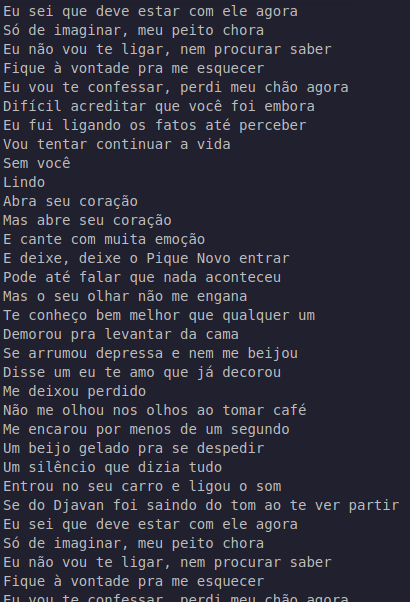
#> input picture src/imageProcessing/opencv/ocr/imgs/teste3.png, 410 x 602 px
$ python main.py
#> lines starting #> are read from the running program, lines starting #| are printed output that depends on the picture
import cv2 as cv
import pytesseract as tess

tess.pytesseract.tesseract_cmd = '/usr/bin/tesseract'
# pytesseract.pytesseract.tesseract_cmd = 'C:\\Program Files\\Tesseract-OCR\\tesseract.exe'

img = cv.imread("./imgs/teste3.png")
#> img is the input picture: shape (602, 410, 3); mean B, G, R 57.3, 44.4, 45.3
gray = cv.cvtColor(img, cv.COLOR_BGR2GRAY)
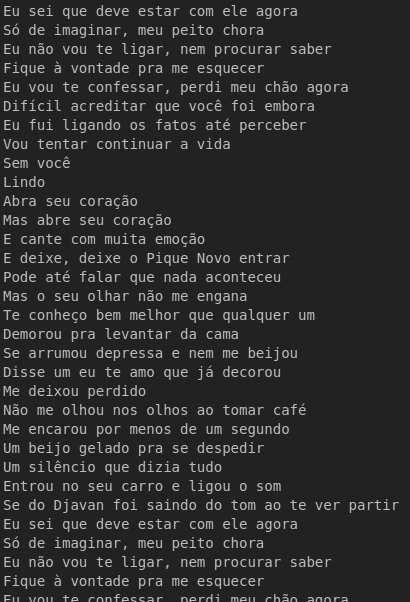
#> gray: shape (602, 410); min 33, max 189, mean 46.2
ret, binary = cv.threshold(gray, 0, 255, cv.THRESH_OTSU | cv.THRESH_BINARY_INV)
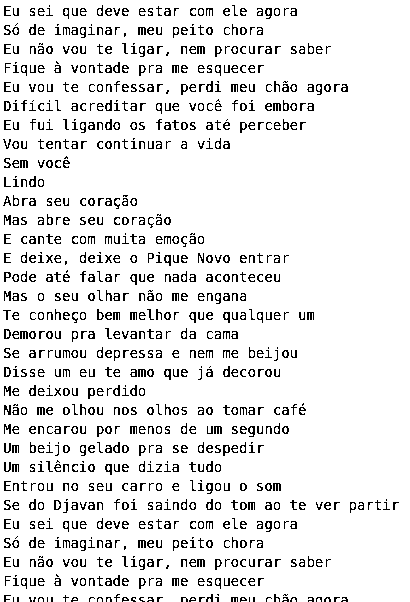
#> binary: shape (602, 410); 90.9% white; black in thin lines or dots
#> ret = 93
#> (the run stopped early here; a loop or call above may not have finished)

$ run again, with src/imageProcessing/opencv/ocr/imgs/teste4.png copied over src/imageProcessing/opencv/ocr/imgs/teste3.png
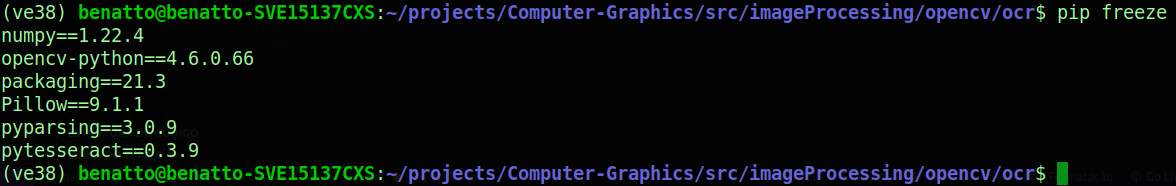
#> input picture src/imageProcessing/opencv/ocr/imgs/teste4.png, 1176 x 186 px
#> img is the input picture: shape (186, 1176, 3); mean B, G, R 13.9, 14.9, 9.5
#> `gray = cv.cvtColor(img, cv.COLOR_BGR2GRAY)`:
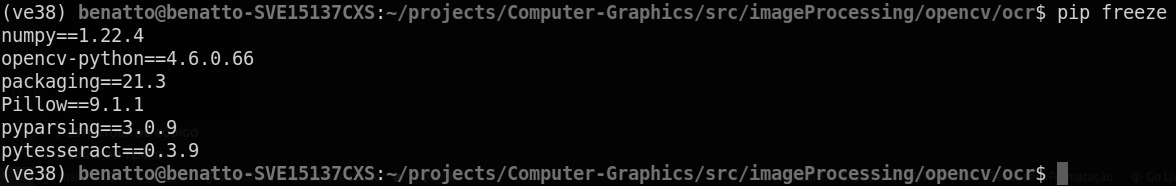
#> gray: shape (186, 1176); min 2, max 213, mean 13.1
#> `ret, binary = cv.threshold(gray, 0, 255, cv.THRESH_OTSU | cv.THRESH_BI..`:
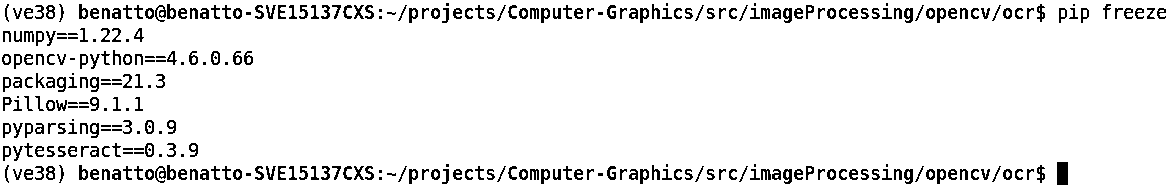
#> binary: shape (186, 1176); 92.7% white; black in thin lines or dots
#> ret = 65
